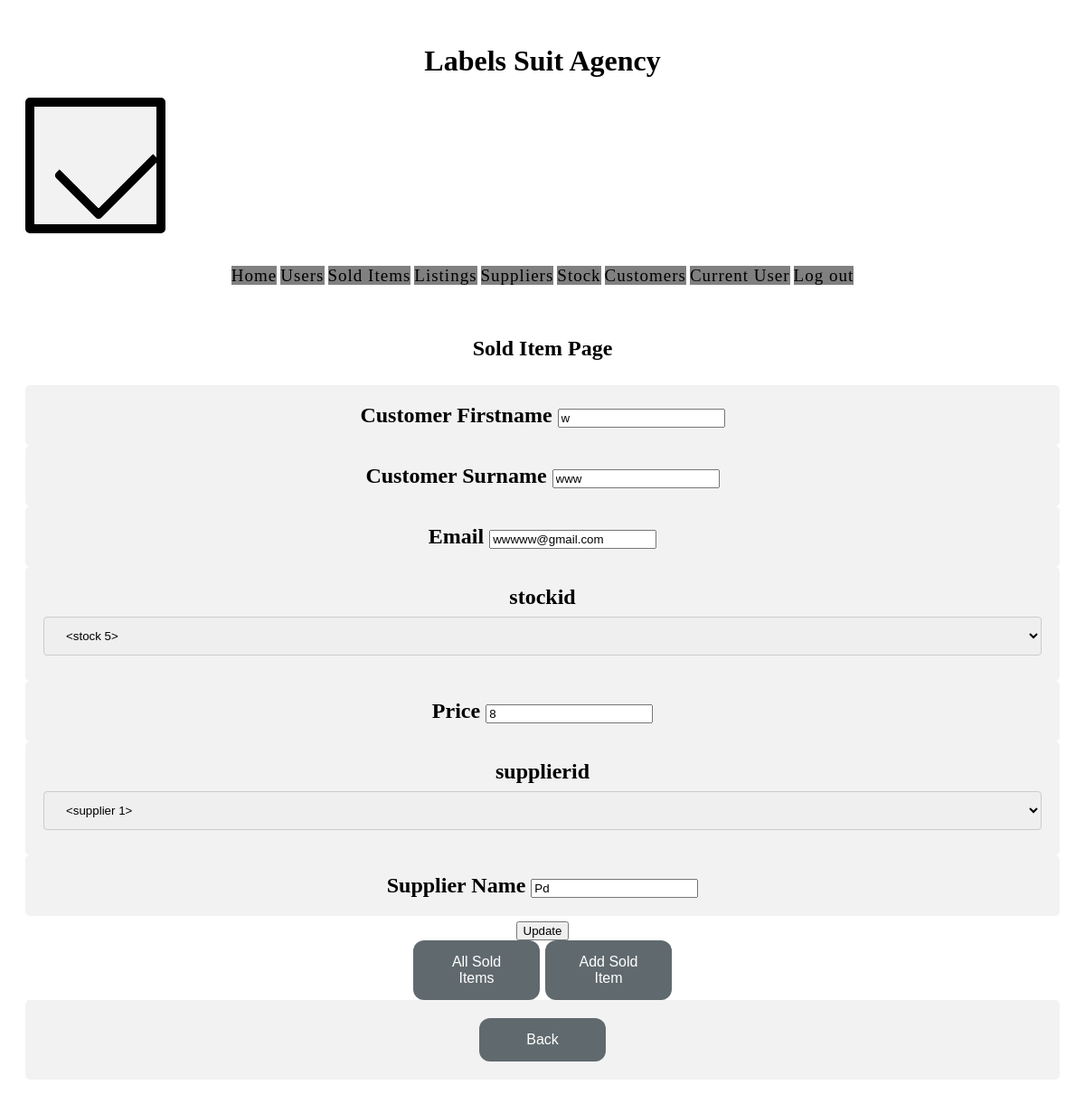
Before: /editsolditem4 (signed in) with the older database file.
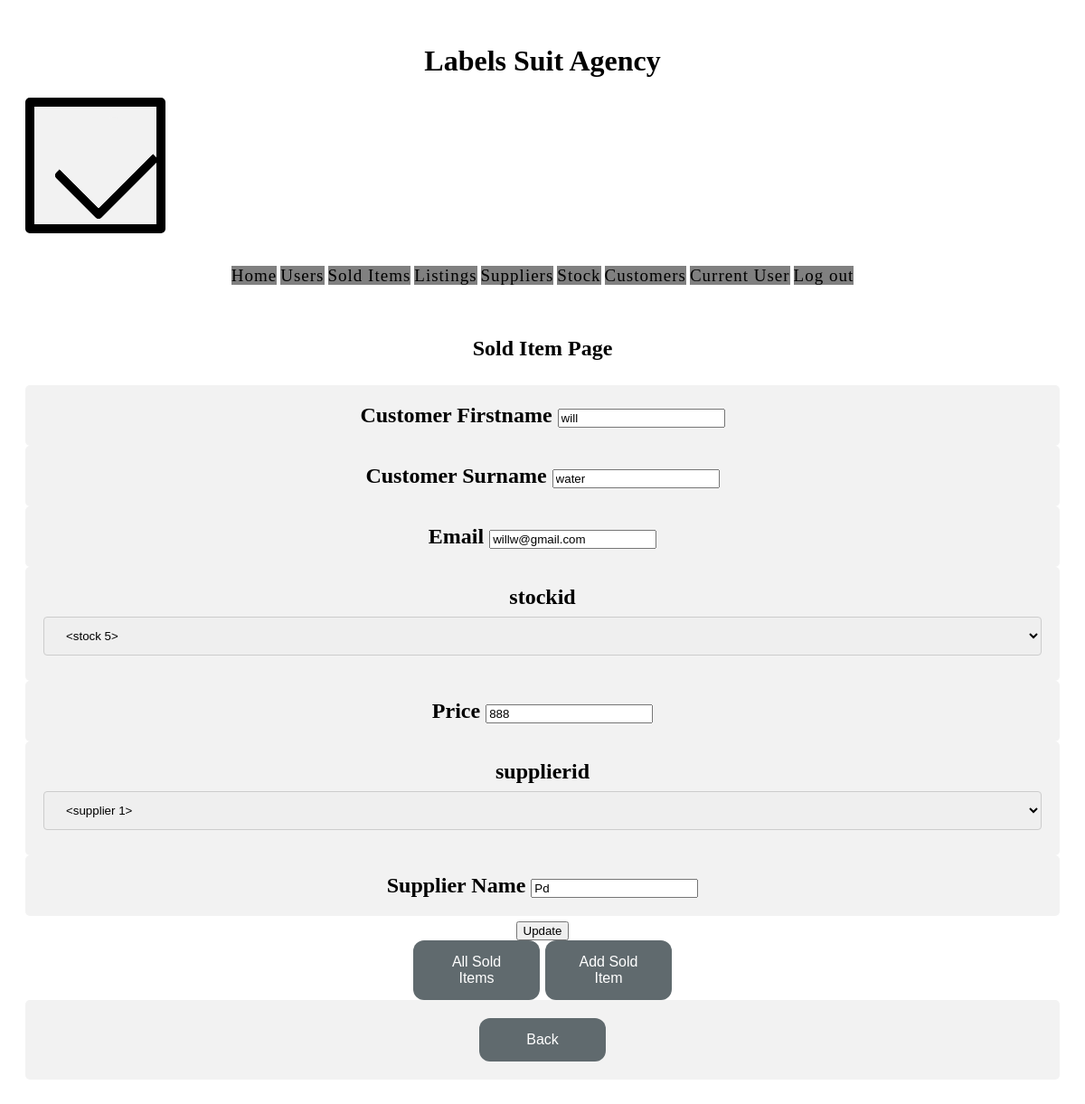
After: the same page with the newer database file.
### app1.py (models this page shows, shortened)
class solditem(db.Model):
    __tablename__ = 'solditem'
    solditemid = db.Column(db.Integer, primary_key = True)
    customerfirstname = db.Column(db.String())
    customersurname = db.Column(db.String)
    email = db.Column(db.String)
    stockid = db.Column(
        db.Integer,
        db.ForeignKey('stock.stockid'),
        nullable=False)
    price = db.Column(db.Float)
    supplierid = db.Column(
        db.Integer,
        db.ForeignKey('supplier.supplierid'),
        nullable=False)
    suppliername = db.Column(db.String)

### app1.py (the view)
@app.route('/editsolditem<int:solditemid>', methods=['GET', 'POST'])
@login_required
def editsolditem(solditemid):
        qry = db.session.query(solditem).filter( solditem.solditemid == solditemid)
        solditemid = qry.first()
        if solditemid:
                form = EditSoldItemForm(formdata=request.form, obj = solditemid)
                form.stockid.choices = [(stockid)for stockid in stock.query.all()]
                form.supplierid.choices = [(supplierid)for supplierid in supplier.query.all()]
                if request.method == 'POST' and form.validate():
                        save_solditem(solditemid,form)
                        flash ('Sold Item updated!')
                        return redirect ('/solditempage')
                return render_template('solditempage.html', form=form)
        else:
                return 'Error loading the sold item'.format(solditemid=solditemid)

### forms.py
class EditSoldItemForm(FlaskForm):
    solditemid = HiddenField()
    customerfirstname = StringField('Customer Firstname',[InputRequired(),
    Regexp(r'^[A-Za-z\s\-\'\'\/]+$', message= "Invalid Customer Firstname"),
    ])
    customersurname = StringField('Customer Surname',[InputRequired(),
    Regexp(r'^[A-Za-z\s\-\'\'\/]+$', message= "Invalid Customer Surname"),
    ])
    email = EmailField('Email',[InputRequired(),
    ])
    stockid = SelectField('stockid', choices=[])
    price = FloatField('Price', [InputRequired(),
    NumberRange(min=1.00, message= "Invalid Price Range. Please enter a price of at least £1"),
    ])
    supplierid = SelectField('supplierid', choices=[])
    suppliername = StringField('Supplier Name', [InputRequired(),
    ])
    update =SubmitField('Update')

### app1.py (called while the page is built)
@login_manager.user_loader
def get_user(id):
        return User.query.get(id)

### templates/solditempage.html (shortened to what this page needs)
{% import "bootstrap/wtf.html" as wtf %}
{% extends "base.html"%}
{% block body %}
<h2>Sold Item Page</h2S>
    <br>
{{ wtf.quick_form(form) }}
<a href="./allsolditem"><button>All Sold Items</button></a>
<a href="./addsolditem"><button>Add Sold Item</button></a>
<div class="back">
    <a href="./loggedin"><button>Back</button></a>
</div>
{% endblock %}

### templates/base.html (shortened to what this page needs)
<!DOCTYPE html>
<html lang="en">
<head>
    <link href="{{url_for('static', filename='css/working210.css')}}" rel="stylesheet">
</head>
<body>
    <h1>Labels Suit Agency </h1>
    <div class="boxed">
        <div class="check"></div>
    </div>
    <br></br>
    <nav class="nav">
        <a href="/loggedin">Home</a>
        <a href="/userpage">Users</a>
        <a href="/solditempage">Sold Items</a>
        <a href="/listingpage">Listings</a>
        <a href="/supplierpage">Suppliers</a>
        <a href="/stockpage">Stock</a>
        <a href="/customerpage">Customers</a>
        <a href="/currentuser">Current User</a>
        <a href="/logout">Log out</a>
    </nav>
    <br></br>
    {% block body %}{% endblock %}
</body>
</html>

### static/css/working210.css (style rules this page uses)
h1 { text-align: center; }
button { background-color: #606a6e; border: none; color: white; padding: 15px 32px; text-align: center; text-decoration: none; display: inline-block; font-size: 16px; border-radius: 12px; transition-duration: 0.4s; width: 140px; }
a { margin: 0; padding:0; text-decoration: none; color: black; font-size: 19px; background-color: grey; letter-spacing: 1px; }
form.input[type=text], select { width: 100%; padding: 12px 20px; margin: 8px 0; display: inline-block; border: 1px solid #ccc; border-radius: 4px; box-sizing: border-box; }
div { border-radius: 5px; background-color: #f2f2f2; padding: 20px; }
input[type=text] { transition: width 0.4s ease-in-out; }
:root { --borderWidth: 10px; --height: 45px; --width: 21px; --borderColor: #000000; }
body { padding: 20px; text-align: center; }
.check { display: inline-block; transform: rotate(45deg); height: var(--height); width: var(--width); border-bottom: var(--borderWidth) solid var(--borderColor); border-right: var(--borderWidth) solid var(--borderColor); text-align: right; }
.boxed { height: 90px; width: 95px; border: 10px solid black; text-align: right; }

Changed rows visible on the page:
changed solditem "<stock 5>": customerfirstname "w" → "will"; customersurname "www" → "water"; email "wwwww@gmail.com" → "willw@gmail.com"; price "8" → "888"
